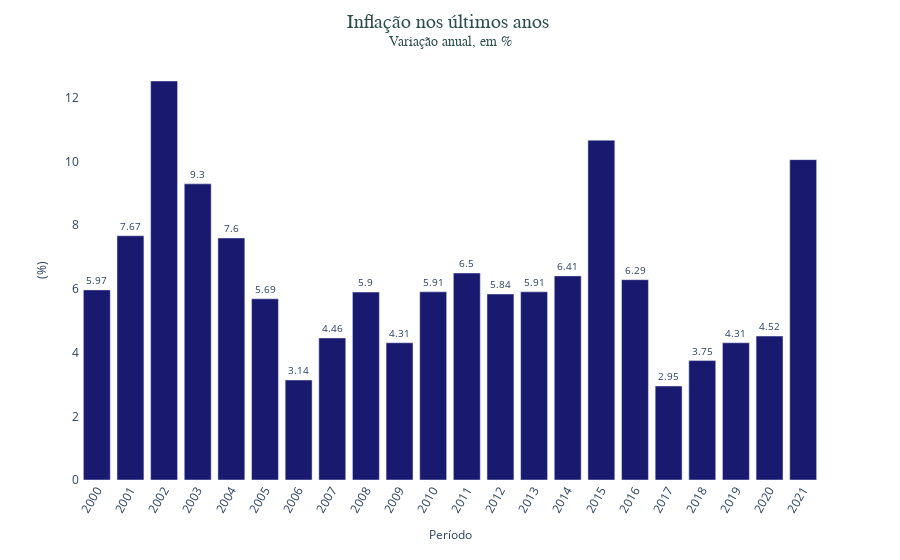

Notebook cell for this chart:
### Code cell
# Utilizando algumas features do Plotly para criar um gráfico

# Passando o DataFrame como fonte de dados e escolhendo os eixos devidos
fig = px.bar(df_2, x = 'ANO', y = 'NO_ANO', text_auto = True)

# Definindo os rótulos de dados como fonte 10 e alocados fora das colunas internas
fig.update_traces(textfont_size = 9, textangle = 0, textposition = 'outside', cliponaxis = False, marker_color='midnightblue')

# Ajustando as informações do gráfico, adicionando título, centralizando e formatando eixos
fig.update_layout(
    title = {
        'text':'Inflação nos últimos anos <br><sup>Variação anual, em %',
        'y': 0.95,
        'x': 0.5,
        'xanchor': 'center',
        'yanchor': 'top',
        'font': {'size':20, 'color': 'darkslategrey', 'family': 'luminari, fantasy'}
    },
    yaxis = dict(
        title = '(%)',
        titlefont_size=12),
    xaxis = dict(
        title = 'Período',
        titlefont_size = 12,
        type = 'category'),
    uniformtext_minsize = 10,
    uniformtext_mode = 'hide',
    paper_bgcolor='rgb(255,255,255)',
    plot_bgcolor='rgb(255,255,255)',
)

# Ajustando o ângulo do eixo X
fig.update_xaxes(tickangle=-60)

fig.show()

### Figure 1 — Plotly figure (JSON) as saved in the notebook; plotly's stock layout.template omitted (floating-point values rounded to 4 significant figures)
{"data": [{"alignmentgroup": "True", "cliponaxis": false, "hovertemplate": "ANO=%{x}<br>NO_ANO=%{y}<extra></extra>", "legendgroup": "", "marker": {"color": "midnightblue", "pattern": {"shape": ""}}, "name": "", "offsetgroup": "", "orientation": "v", "showlegend": false, "textangle": 0, "textfont": {"size": 9}, "textposition": "outside", "texttemplate": "%{y}", "type": "bar", "x": [2000, 2001, 2002, 2003, 2004, 2005, 2006, 2007, 2008, 2009, 2010, 2011, 2012, 2013, 2014, 2015, 2016, 2017, 2018, 2019, 2020, 2021], "xaxis": "x", "y": [5.97, 7.67, 12.53, 9.3, 7.6, 5.69, 3.14, 4.46, 5.9, 4.31, 5.91, 6.5, 5.84, 5.91, 6.41, 10.67, 6.29, 2.95, 3.75, 4.31, 4.52, 10.06], "yaxis": "y"}], "layout": {"barmode": "relative", "legend": {"tracegroupgap": 0}, "margin": {"t": 60}, "paper_bgcolor": "rgb(255,255,255)", "plot_bgcolor": "rgb(255,255,255)", "title": {"font": {"color": "darkslategrey", "family": "luminari, fantasy", "size": 20}, "text": "Inflação nos últimos anos <br><sup>Variação anual, em %", "x": 0.5, "xanchor": "center", "y": 0.95, "yanchor": "top"}, "uniformtext": {"minsize": 10, "mode": "hide"}, "xaxis": {"anchor": "y", "domain": [0, 1], "tickangle": -60, "title": {"font": {"size": 12}, "text": "Período"}, "type": "category"}, "yaxis": {"anchor": "x", "domain": [0, 1], "title": {"font": {"size": 12}, "text": "(%)"}}}}
